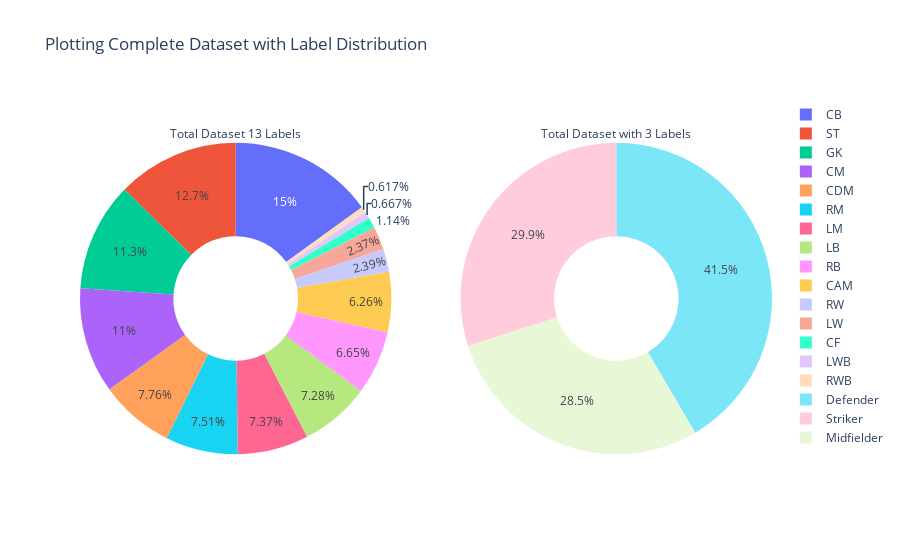

The cell this chart's notebook holds for it:
### Markdown cell above
### Plotting the dataset label distribution side-by-side gives us a much better idea about how the labels were merged

### Code cell
complete_dataset = data.select("Position").groupBy("Position").count().toPandas()
updated_labels = data.select("Pos").groupBy("Pos").count().toPandas()
fig = make_subplots(rows = 1, cols = 2, specs=[[{'type':'domain'}, {'type':'domain'}]])
fig.add_trace(go.Pie(labels = complete_dataset.Position.to_numpy(), values = complete_dataset["count"].to_numpy(), name="Total Dataset 13 Labels", title = "Total Dataset 13 Labels", titleposition="top center",),
              1, 1)
fig.add_trace(go.Pie(labels = updated_labels.Pos.to_numpy(), values = updated_labels["count"].to_numpy(), name="Total Dataset with 3 Labels", title = "Total Dataset with 3 Labels", titleposition="top center"),
              1, 2)

# Use `hole` to create a donut-like pie chart
fig.update_traces(hole=.4)

fig.update_layout(
    title_text="Plotting Complete Dataset with Label Distribution")
fig.show()

### Figure 1 — Plotly figure (JSON) as saved in the notebook; plotly's stock layout.template omitted (floating-point values rounded to 4 significant figures)
{"data": [{"domain": {"x": [0, 0.45], "y": [0, 1]}, "hole": 0.4, "labels": ["LWB", "LM", "CAM", "LB", "LW", "GK", "RB", "CM", "RW", "CDM", "CB", "RWB", "CF", "RM", "ST"], "name": "Total Dataset 13 Labels", "title": {"position": "top center", "text": "Total Dataset 13 Labels"}, "type": "pie", "values": [120, 1326, 1125, 1309, 427, 2029, 1195, 1977, 429, 1396, 2705, 111, 205, 1350, 2277]}, {"domain": {"x": [0.55, 1], "y": [0, 1]}, "hole": 0.4, "labels": ["Defender", "Striker", "Midfielder"], "name": "Total Dataset with 3 Labels", "title": {"position": "top center", "text": "Total Dataset with 3 Labels"}, "type": "pie", "values": [7469, 5384, 5128]}], "layout": {"title": {"text": "Plotting Complete Dataset with Label Distribution"}}}
